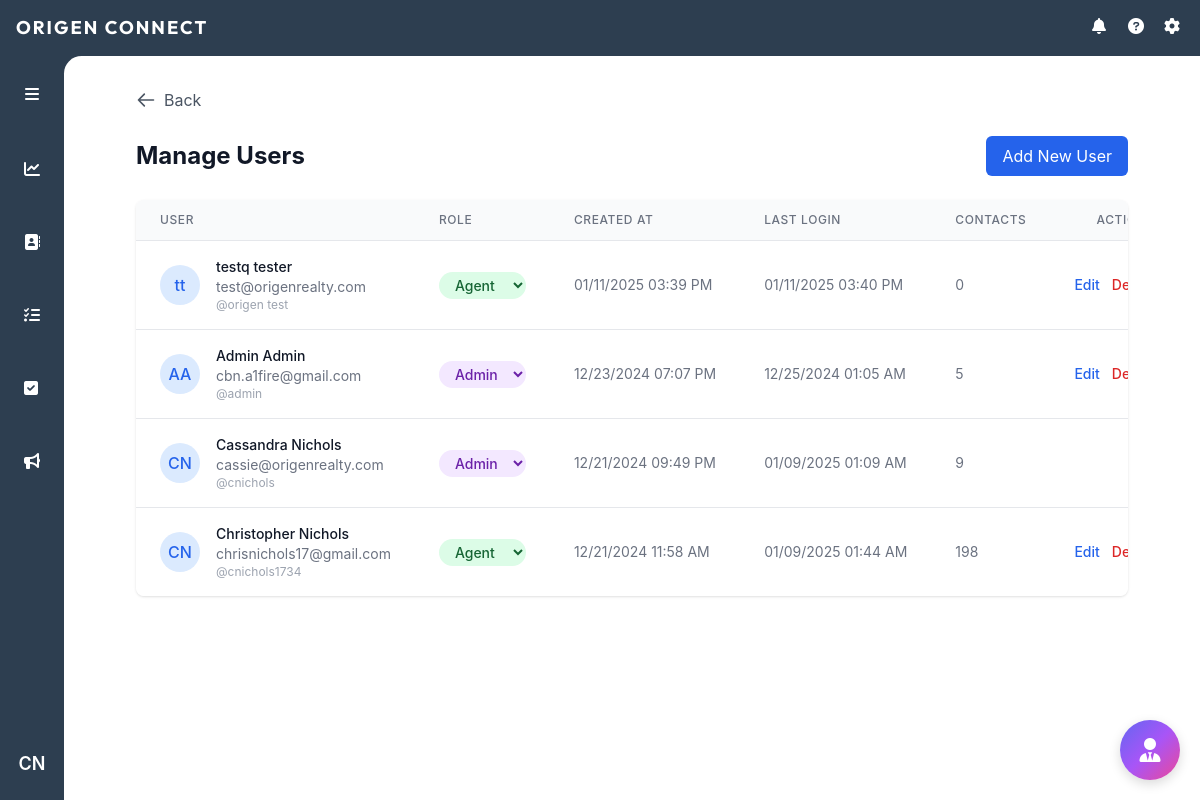
/manage-users (signed in), run on an earlier commit of the app's database.
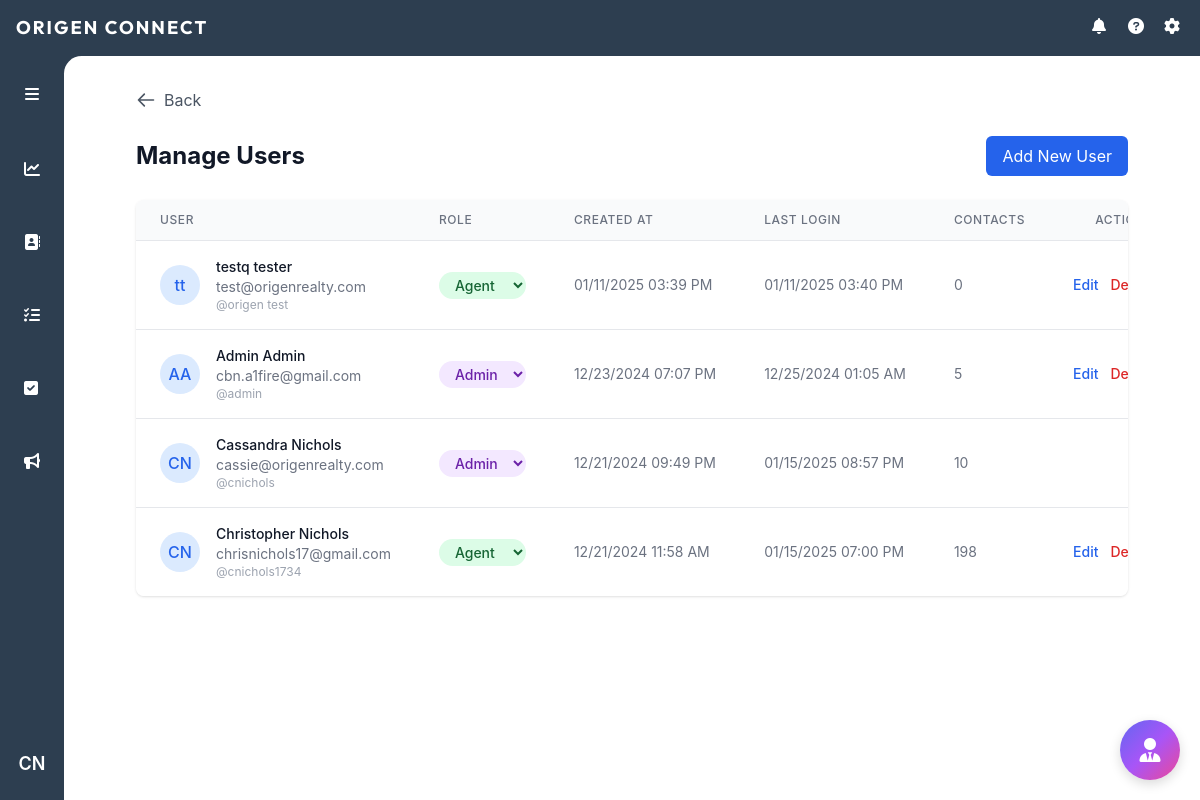
And on a later commit of the database.
### models.py (models this page shows, shortened)
class User(UserMixin, db.Model):
    id = db.Column(db.Integer, primary_key=True)
    username = db.Column(db.String(80), unique=True, nullable=False)
    email = db.Column(db.String(120), unique=True, nullable=False)
    password_hash = db.Column(db.String(128))
    first_name = db.Column(db.String(80), nullable=False)
    last_name = db.Column(db.String(80), nullable=False)
    role = db.Column(db.String(20), nullable=False, default='agent')
    created_at = db.Column(db.DateTime, nullable=False, default=datetime.utcnow)
    last_login = db.Column(db.DateTime)

### routes/auth.py (the view)
@auth_bp.route('/manage-users')
@login_required
@admin_required
def manage_users():
    users = User.query.order_by(User.created_at.desc()).all()
    return render_template('manage_users.html', users=users, format_datetime=format_datetime_cst)

### app.py (called while the page is built)
def create_app():
    app = Flask(__name__)
    app.config.from_object('config.Config')
    db.init_app(app)
    migrate = Migrate(app, db)
    login_manager = LoginManager()
    login_manager.init_app(app)
    login_manager.login_view = 'auth.login'
    app.jinja_env.filters['abs'] = abs
    mail = Mail()
    mail.init_app(app)
    @login_manager.user_loader
    def load_user(user_id):
        return User.query.get(int(user_id))
    app.register_blueprint(main_bp)
    app.register_blueprint(auth_bp)
    app.register_blueprint(tasks_bp)
    app.register_blueprint(contacts_bp)
    app.register_blueprint(daily_todo)
    app.register_blueprint(ai_chat)
    app.register_blueprint(user_todo_bp)
    app.register_blueprint(admin_bp)
    app.register_blueprint(marketing)
    return app

### routes/auth.py (called while the page is built)
def format_datetime_cst(utc_dt):
    if not utc_dt:
        return 'Never'
    central = pytz.timezone('America/Chicago')
    if utc_dt.tzinfo is None:
        utc_dt = pytz.utc.localize(utc_dt)
    central_dt = utc_dt.astimezone(central)
    return central_dt.strftime('%m/%d/%Y %I:%M %p')

### templates/manage_users.html (shortened to what the changed rows need)
{% extends "base.html" %}
{% block content %}
<div class="container mx-auto px-4 py-8">
    <div class="max-w-6xl mx-auto">
        <div class="flex justify-between items-center mb-6">
            <h1 class="text-2xl font-bold text-gray-900">Manage Users</h1>
        </div>
        <div class="bg-white rounded-lg shadow overflow-hidden">
            <table class="min-w-full divide-y divide-gray-200">
                <thead class="bg-gray-50">
                    <tr>
                        <th class="px-6 py-3 text-left text-xs font-medium text-gray-500 uppercase tracking-wider">
                            User
                        </th>
                        <th class="px-6 py-3 text-left text-xs font-medium text-gray-500 uppercase tracking-wider">
                            Role
                        </th>
                        <th class="px-6 py-3 text-left text-xs font-medium text-gray-500 uppercase tracking-wider">
                            Created At
                        </th>
                        <th class="px-6 py-3 text-left text-xs font-medium text-gray-500 uppercase tracking-wider">
                            Last Login
                        </th>
                        <th class="px-6 py-3 text-left text-xs font-medium text-gray-500 uppercase tracking-wider">
                            Contacts
                        </th>
                        <th class="px-6 py-3 text-right text-xs font-medium text-gray-500 uppercase tracking-wider">
                            Actions
                        </th>
                    </tr>
                </thead>
                <tbody class="bg-white divide-y divide-gray-200">
                    {% for user in users %}
                    <tr class="hover:bg-gray-50">
                        <td class="px-6 py-4 whitespace-nowrap">
                            <div class="flex items-center">
                                <div class="flex-shrink-0 h-10 w-10 rounded-full bg-blue-100 flex items-center justify-center">
                                    <span class="text-blue-600 font-medium">{{ user.first_name[0] }}{{ user.last_name[0] }}</span>
                                </div>
                                <div class="ml-4">
                                    <div class="text-sm font-medium text-gray-900">
                                        {{ user.first_name }} {{ user.last_name }}
                                    </div>
                                    <div class="text-sm text-gray-500">
                                        {{ user.email }}
                                    </div>
                                    <div class="text-xs text-gray-400">
                                        @{{ user.username }}
                                    </div>
                                </div>
                            </div>
                        </td>
                        <td class="px-6 py-4 whitespace-nowrap">
                            <form method="POST" action="{{ url_for('auth.update_user_role', user_id=user.id) }}" class="inline-flex">
                                <select name="role"
                                        onchange="this.form.submit()"
                                        class="text-sm rounded-full px-3 py-1 font-medium
                                        {% if user.role == 'admin' %}
                                            bg-purple-100 text-purple-800
                                        {% else %}
                                            bg-green-100 text-green-800
                                        {% endif %}
                                        border-0 cursor-pointer hover:bg-opacity-75">
                                    <option value="agent" {% if user.role == 'agent' %}selected{% endif %}>Agent</option>
                                    <option value="admin" {% if user.role == 'admin' %}selected{% endif %}>Admin</option>
                                </select>
                            </form>
                        </td>
                        <td class="px-6 py-4 whitespace-nowrap text-sm text-gray-500">
                            {{ format_datetime(user.created_at) }}
                        </td>
                        <td class="px-6 py-4 whitespace-nowrap text-sm text-gray-500">
                            {{ format_datetime(user.last_login) }}
                        </td>
                        <td class="px-6 py-4 whitespace-nowrap text-sm text-gray-500">
                            {{ user.contacts|length }}
                        </td>
                        <td class="px-6 py-4 whitespace-nowrap text-right text-sm font-medium">
                            <div class="flex justify-end space-x-3">
                                <a href="{{ url_for('auth.edit_user', user_id=user.id) }}"
                                   class="text-blue-600 hover:text-blue-900">
                                    Edit
                                </a>
                                {% if user.id != current_user.id %}
                                <form method="POST" action="{{ url_for('auth.delete_user', user_id=user.id) }}" class="inline">
                                    <button type="submit"
                                            onclick="return confirm('Are you sure you want to delete this user?')"
                                            class="text-red-600 hover:text-red-900">
                                        Delete
                                    </button>
                                </form>
                                {% endif %}
                            </div>
                        </td>
                    </tr>
                    {% endfor %}
                </tbody>
            </table>
        </div>
    </div>
</div>
{% endblock %}

### templates/base.html (shortened to what the changed rows need)
<!DOCTYPE html>
<html lang="en" data-theme="light">
<head>
    <script src="https://cdn.tailwindcss.com"></script>
    <link href="https://cdn.jsdelivr.net/npm/daisyui@4.7.2/dist/full.min.css" rel="stylesheet" type="text/css" />
    <link rel="stylesheet" href="https://cdnjs.cloudflare.com/ajax/libs/font-awesome/6.0.0/css/all.min.css">
    <link rel="stylesheet" href="{{ url_for('static', filename='css/ai_chat.css') }}">
</head>
<body class="h-screen flex flex-col bg-[#2d3e50]">
<div class="flex flex-1 overflow-hidden relative">
    <aside id="sidebar" class="w-16 transition-all duration-300 ease-in-out flex-col items-center py-4 z-10 hidden md:flex">
        {% if current_user.is_authenticated %}
            <div class="relative group w-full flex justify-center">
                <button
                    id="userIcon"
                    class="w-10 h-10 rounded-full hover:bg-[#3d4d63] text-white flex items-center justify-center text-lg font-semibold transition-colors duration-200"
                >
                    {{ current_user.first_name[0] }}{{ current_user.last_name[0] }}
                </button>
            </div>
        {% endif %}
    </aside>
    <main class="flex-1 overflow-auto bg-white md:absolute inset-0 md:ml-16 md:rounded-tl-[1.1rem] pb-14 md:pb-0 transition-all duration-300" id="mainContent">
        <div class="content-wrapper">
            {% block content %}{% endblock %}
        </div>
    </main>
</div>
</body>
</html>

What changed in the data, as far as the page shows it:
changed User "Cassandra": last_login "01/09/2025 01:09 AM" → "01/15/2025 08:57 PM"; contacts|length "9" → "10"
changed User "Christopher": last_login "01/09/2025 01:44 AM" → "01/15/2025 07:00 PM"
